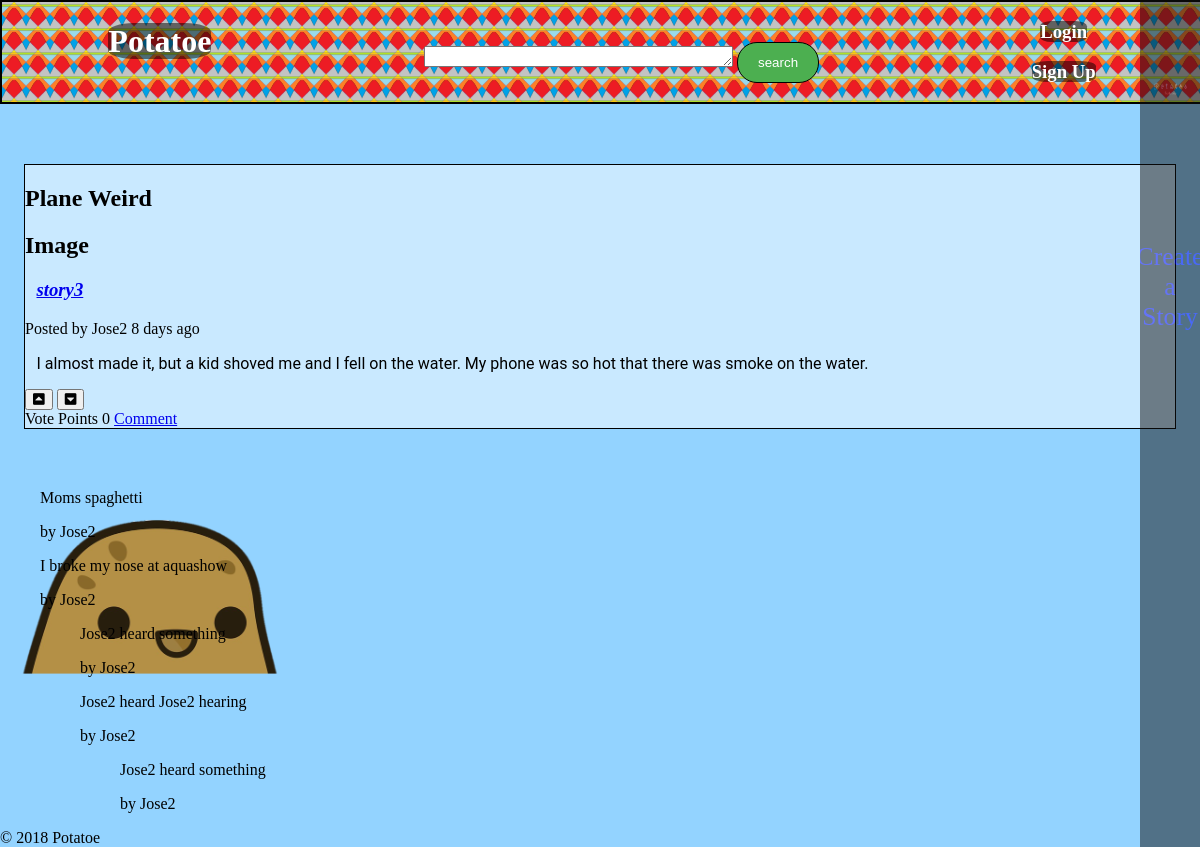
/pages/story.php?id=3, run on the app's committed database.
### tables this page shows
CREATE TABLE Story (
	id			INTEGER PRIMARY KEY
				AUTOINCREMENT,
	id_user		INTEGER REFERENCES User(id)
				NOT NULL,
	id_channel 	INTEGER REFERENCES Channel(id)
				NOT NULL,
	title 		TEXT,
	content 	TEXT,
	date_posted DATETIME,
	url			VARCHAR,
	n_upvotes 	INTEGER,
	n_downvotes INTEGER
);

CREATE TABLE Channel (
	id	 	INTEGER PRIMARY KEY
			AUTOINCREMENT,
	name	TEXT
);

CREATE TABLE User (
	id			INTEGER PRIMARY KEY
				AUTOINCREMENT,
	username	TEXT UNIQUE,
	password 	TEXT,
	fullname	TEXT,
	email 		TEXT,
	bio			TEXT,
	url 		VARCHAR
);

CREATE TABLE Comment (
	id			INTEGER PRIMARY KEY
				AUTOINCREMENT,
	id_story	INTEGER REFERENCES Story(id)
				NOT NULL,
	id_user		INTEGER REFERENCES User(id)
				NOT NULL,
	id_parent	INTEGER REFERENCES Comment(id),
	content 	TEXT,
	datePosted 	DATETIME,
	n_upvotes 	INTEGER,
	n_downvotes INTEGER
);

### pages/story.php (called while the page is built, shortened)
<?php
    include_once(ABSPATH . '/database/db_stories.php');
    $story = get_story_from_id($_GET['id']);
    $paragraphs = explode('\n', $story['content']);
    $comments_result = get_all_comments_from_story($_GET['id']);
    include(ABSPATH . '/templates/common/header.php');
    include(ABSPATH . '/templates/tpl_story.php');
    include(ABSPATH . '/templates/common/footer.php');
?>

### database/db_stories.php (called while the page is built, shortened)
<?php
    function get_story_from_id($id_story){
        $db = Database::instance()->db();
        $stmt = $db->prepare('  SELECT Story.id AS id, name, username, title, content, date_posted
                                FROM Story, User, Channel
                                WHERE ((Story.id = ?) AND (Story.id_channel = Channel.id) AND (Story.id_user == User.id));'
                            );
        $stmt->execute(array($id_story));
        return $stmt->fetch();
    }
    function get_all_comments_from_story($id_story){
        $db = Database::instance()->db();
        $stmt = $db->prepare('SELECT Comment.id, username, content, datePosted, n_upvotes, n_downvotes
                                FROM Comment JOIN User ON Comment.id_user = User.id
                                WHERE id_story = ? and id_parent is null;');
        $stmt->execute(array($id_story));
        return $stmt->fetchAll();
    }
    function get_all_comments_from_comment($id_comment){
        $db = Database::instance()->db();
        $stmt = $db->prepare('SELECT Comment.id, username, content, datePosted, n_upvotes, n_downvotes
                                FROM Comment JOIN User ON Comment.id_user = User.id
                                WHERE id_parent = ?;');
        $stmt->execute(array($id_comment));
        return $stmt->fetchAll();
    }
    function get_story_upvotes($id_story) {
        $db = Database::instance()->db();
        $stmt = $db->prepare('SELECT n_upvotes FROM Story WHERE id = ?;');
        $stmt->execute(array($id_story));
        return $stmt->fetch();
    }
    function get_story_downvotes($id_story) {
        $db = Database::instance()->db();
        $stmt = $db->prepare('SELECT n_downvotes FROM Story WHERE id = ?;');
        $stmt->execute(array($id_story));
        return $stmt->fetch();
    }
?>

### templates/tpl_story.php (the view, shortened to what this page needs)
<section id="story_content">
    <article id=<?=$story['id']?>>
        <header>
            <h2><?=$story['name']?></h2>
        </header>
        <div class="story_content">
            <div class="story_image">
                <h2>Image</h2>
            </div>
            <div class="story_title">
                <h1><a href="../pages/story.php?id=<?=$story['id']?>"><?=$story['title']?></a></h1>
            </div>
            <div class="story_details">
                <span id="user">Posted by <?=$story['username']?></span>
                <span id="date">
                    <?php   $time = strtotime($story['date_posted']);
                            $dbDate = new DateTime($story['date_posted']);
                            $currDate = new DateTime();
                            $interval = $currDate->diff($dbDate);
                            if($interval->y > 0)
                                $display_time = $interval->y. " years";
                            else if($interval->m > 0)
                                $display_time = $interval->m. " months";
                            else if($interval->d > 0)
                                $display_time = $interval->d. " days";
                    ?>
                    <?= $display_time. " ago" ?>
                </span>
            </div>
            <div class="story_text">
                <?php foreach ($paragraphs as $paragraph) {?>
                    <p><?= $paragraph ?></p>
                <?php } ?>
            </div>
        </div>
        <footer>
            <span id="vote">
                <div class="voting_buttons" method="post">
                    <button type="submit" name="upvote" onclick="vote(<?=$story['id']?>, 1)" ><i class="fas fa-caret-square-up"></i></button>
                     <button type="submit" name="downvote" onclick="vote(<?=$story['id']?>, -1)" ><i class="fas fa-caret-square-down"></i></button>
                </div>
                <span id="vote_points">
                    Vote Points
                </span>
                <span class="vote_points_number">
                    <?php   $upvotes = get_story_upvotes($story['id']);
                     $downvotes = get_story_downvotes($story['id']); ?>
                     <?=intval($upvotes['n_upvotes']) -  intval($downvotes['n_downvotes'])?>
                </span>
            </span>
            <span id="comment"><a class="comments" href="story.php?id=<?=$story['id']?>#comments">Comment</a></span>
        </footer>
    </article>
</section>
<ul id="story_comments">
    <?php foreach ($comments_result as $comment) {?>
        <li>
            <p><?= htmlspecialchars($comment['content']) ?></p>
            <p>by <?= $comment['username'] ?></p>
            <?php $comment_list = get_all_comments_from_comment($comment['id']);
             ?>
        </li>
        <?php
            if($comment_list != false){
                recursive_comment($comment, 0);
            } ?>
    <?php } ?>
</ul>
<?php
function recursive_comment($comment, $counter){
    $comment_list = get_all_comments_from_comment($comment['id']);
    ?>
    <ul>
        <?php foreach ($comment_list as $son) {?>
            <li>
            <p><?= $son['content'] ?></p>
            <p>by <?= $son['username'] ?></p>
            <?php
            if($comment_list != false)
                recursive_comment($son, $counter + 1); ?>
            </li>
    <?php } ?>
    </ul>
<?php
}
?>

### templates/common/header.php (shortened to what this page needs)
<!DOCTYPE html>
<html>
<head>
    <link rel="stylesheet" href="../../css/style.css">
    <link rel="stylesheet" href="https://use.fontawesome.com/releases/v5.6.1/css/all.css">
</head>
<body>
    <header class = "head">
        <div class="homepage_link">
            <h1><a href="../index.php">Potatoe</a></h1>
        </div>
        <div class="search_bar">
            <form class="search" action="../actions/action_search.php" method="post">
                <textarea name="input" rows="1" cols="36"></textarea>
                <input type="submit" name="search" value="search">
            </form>
        </div>
        <div class="profile">
            <?php if(!isset($_SESSION['username'])){ ?>
                <h3> <a href="./login.php">Login</a> </h3>
                <h3> <a href="./signup.php">Sign Up</a> </h3>
            <?php  } else { ?>
                <h3> <a class="button" href="../pages/profile.php">Profile</a> </h3>
                <h3> <a class="button" href="../actions/action_logout.php">Logout</a> </h3>
            <?php }?>
        </div>
    </header>
    <aside class="side_bar">
        <section>
            <img src="../images/pic1.png" alt="tHe mEmEs">
        </section>
        <section id="create_post">
            <p> <a href="create_story.php"> Create a Story</a></p>
        </section>
        <section id="trending_categories">
            <p>Trending Categories</p>
        </section>
        <section id="recent_posts">
            <p>Recent Posts</p>
        </section>
    </aside>

### templates/common/footer.php
<footer>
    &copy; 2018 Potatoe
</footer>
</body>
</html>

### css/style.css (style rules this page uses)
body { max-width: 80em; margin: auto; background-image: url("../images/background.png"); background-attachment: fixed; background-size: 1200px; }
header.head { display: flex; justify-content: space-around; position: sticky; top: 0; width: 100%; height: 5%; margin-left: auto; margin-right: auto; border: 2px solid Black; text-align: center; background-image: url("../images/titlebg.png"); background-size: 2%; color: White; }
header a { color: white; text-decoration: none; background-color: rgba(0,0,0,0.5); border-radius: 25%; }
.search_bar form.search { margin-top: 10%; }
article { background-color: rgba(255,255,255,0.5); border: 1px solid Black; margin: 5% 2%; }
.story_title { font-style: italic; height: 1%; margin: 1%; }
.story_text { font-family: 'Roboto', sans-serif; height: 1%; margin: 1%; text-align: left; }
.side_bar { height: 100%; width: 60px; position: fixed; z-index: 1; top: 0; right: 0; background-color: #111; color: #111; overflow-x: hidden; padding-top: 20px; opacity: 0.5; transition: all 1s cubic-bezier(.12,.08,.27,1.33); display: flex; flex-direction: column; justify-content: space-around; align-items: center; }
.side_bar section p { font-size: 160%; text-align: center; }
.side_bar section p a { text-decoration: none; }
.side_bar section img { width: 100%; height: 100%; background-color: #111; }
input[type=submit] { background-color: #4CAF50; color: white; padding: 12px 20px; border: 1px solid Black;; border-radius: 20px; cursor: url("../images/pikapika.png"), auto; }
#story_comments ul, ul#story_comments { list-style: none; }

### data on the page
story: id_channel.name "Plane Weird", title "story3", id_user.username "Jose2", content "I almost made it, but a kid shoved me and I fell on the water. My phone was so hot that there was smoke on the water.", n_upvotes "0"
comment: content "Moms spaghetti", id_user.username "Jose2"
comment: content "I broke my nose at aquashow", id_user.username "Jose2"
comment: content "Jose2 heard something", id_user.username "Jose2"
comment: content "Jose2 heard Jose2 hearing", id_user.username "Jose2"
comment: content "Jose2 heard something", id_user.username "Jose2"
